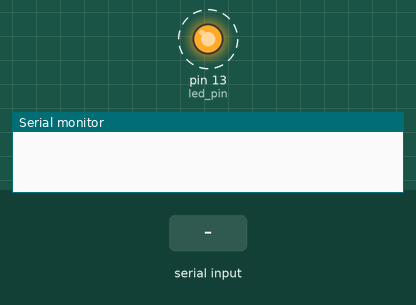
Simulated run of this sketch. Board: Arduino Uno, built with avr-gcc and run on an emulated ATmega328P. Parts: output pins drawn as LEDs (lit = HIGH), the last lines printed to the serial monitor. Dashed ring = blinking. The test bench sets the inputs (shaded band).

Above: at 1.25 s.
1.3 s: byte 10 (10) received over Serial
At 2.6 s:
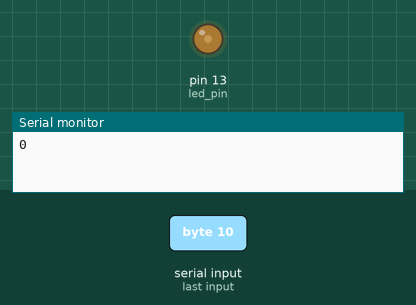
2.9 s: "30,150\n" received over Serial
At 3.42 s:
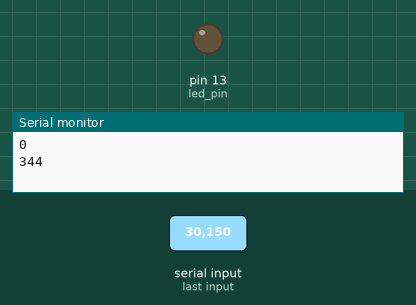
At 4.45 s:
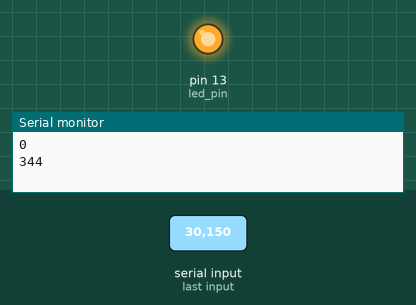
Timing chart, 0 to 11.9 s (numbered marks = the images above; inputs shaded):
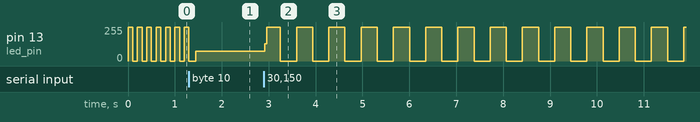

The sketch:

10.SerialReceive.ino
```cpp
// The pin to which the LED is connected
const int led_pin = 13;

// Initial blink rate
int blink_rate = 100;

// Function to controls the LED by turning it on, waiting for the blink_rate duration,
// then turning it off for the same duration.
void blink() {
  digitalWrite(led_pin, HIGH);
  delay(blink_rate);
  digitalWrite(led_pin, LOW);
  delay(blink_rate);
}

void setup() {
  Serial.begin(9600);
  pinMode(led_pin, OUTPUT);
}

/*
void loop() {
  // Check to see if at least one character is available
  if (Serial.available()) {

    // If data is available, reads a character
    char ch = Serial.read();

    // If the character is a numeric ASCII digit ('0' to '9'),
    // convert it to its numeric equivalent using (ch - '0')
    if(ch >= '0' && ch <= '9') {
       blink_rate = (ch - '0');
       blink_rate = blink_rate * 100;
    }
  }

  // Call the blink function to blink the LED
  blink();
}
*/

// Variable to accumulate the digits of the number
int value;

void loop() {
    if (Serial.available()) {
        char ch = Serial.read();

        // The accumulated number is updated as a decimal value by multiplying the
        // existing value by 10 and adding the new digit
        if(ch >= '0' && ch <= '9') {
            value = (value * 10) + (ch - '0');
        }

        // When a newline character is received, the accumulated value is used to
        // calculate the new blinkRate. The value variable is reset to 0
        // to prepare for the next input.
        else if (ch == 10) {
            blink_rate = value * 100;
            Serial.println(blink_rate);
            value = 0;
        }
    }
    blink();
}
```

Measured:
- after the input at 2.9 s, pin 13 (led_pin): 72/255 → 131/255 at once, then repeats every 0.63 s: 255/255 0.29 s, 0/255 0.34 s
